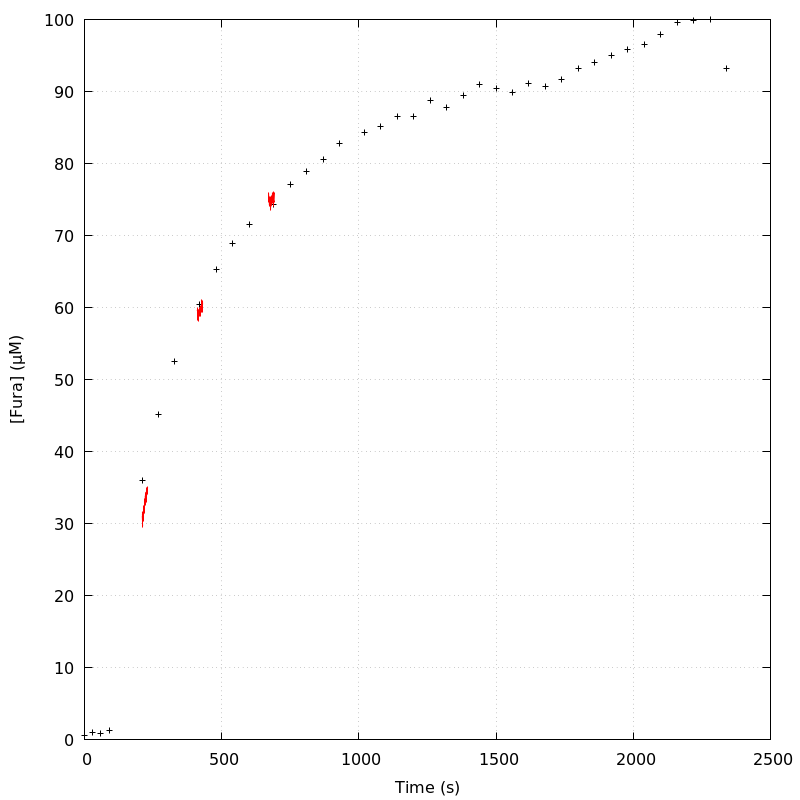

The gnuplot source for this figure:
unset key
set grid
set ylabel '[Fura] (µM)'
set xlabel 'Time (s)'
plot 'DA_120913_E7_aba_loading_curve' index 0 using 1:2 linecolor rgb 'black',\
'' index 1 using 1:2 with lines linecolor rgb 'red',\
'' index 2 using 1:2 with lines linecolor rgb 'red',\
'' index 3 using 1:2 with lines linecolor rgb 'red',\
